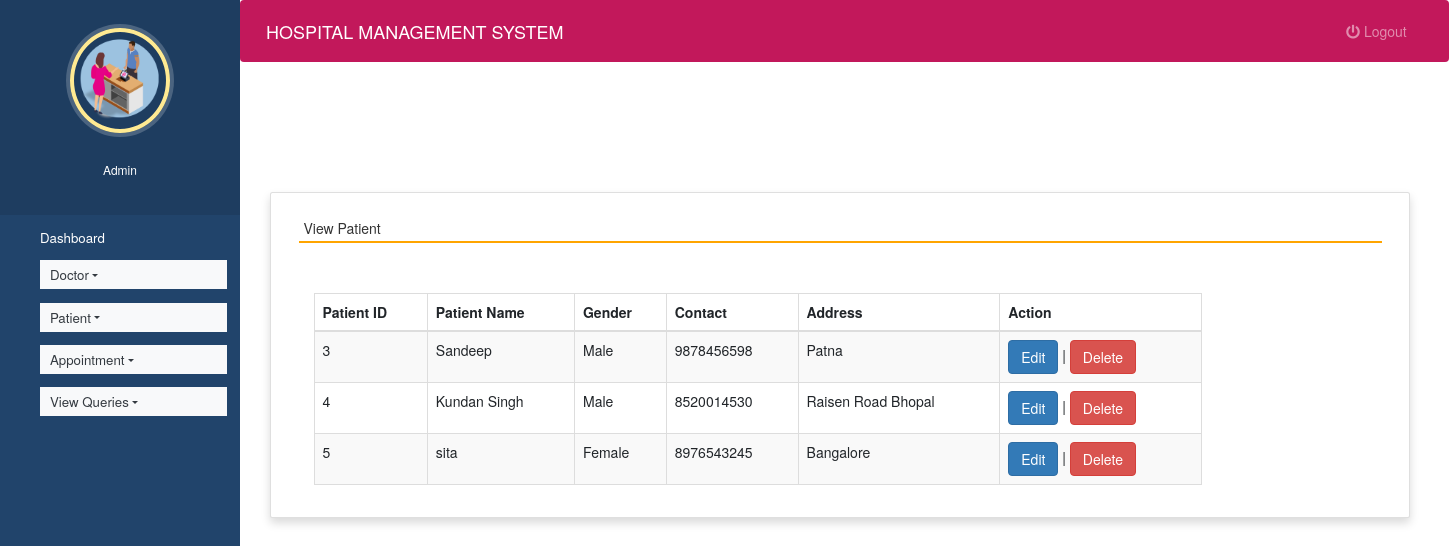
/view_patient (signed in), run on the app's committed database.
### hospitals/models.py (models this page shows, shortened)
class Patient(models.Model):
    name = models.CharField(max_length=50)
    gender = models.CharField(max_length=10)
    mobile = models.IntegerField(null=True)
    address = models.CharField(max_length=50)

### hospitals/views.py (the view)
# urls.py: path('view_patient', view_patient, name='view_patient'),
def view_patient(request):
    if not request.user.is_staff:
        return redirect('login')
    pat = Patient.objects.all()
    d = {'pat':pat}
    return render(request,'view_patient.html', d)

### hospitals/templates/view_patient.html (shortened to what this page needs)
{% extends 'admin_nav.html' %}
{% load static %}
{% block content %}
<head>
  <link rel="stylesheet" href="https://maxcdn.bootstrapcdn.com/bootstrap/3.4.1/css/bootstrap.min.css">
  <link rel="stylesheet" href="https://use.fontawesome.com/releases/v5.6.3/css/all.css">
</head>
<br><br><br><br>
<div class="container card shadow m-5">
    <div class="card-body">
        <h5 class="p-2" style="border-bottom: 2px solid orange">View Patient</h5>
		<div class="container mt-5">
		<table id="example" class="table table-striped table-bordered" style="width:80%">
			<thead>
				<tr>
					<th>Patient ID</th>
					<th>Patient Name</th>
                    <th>Gender</th>
					<th>Contact</th>
					<th>Address</th>
                    <th>Action</th>
				</tr>
			</thead>
			<tbody>
            {% for i in pat %}
			<tr>
				<td>{{i.id}}</td>
				<td>{{i.name}}</td>
				<td>{{i.gender}}</td>
				<td>{{i.mobile}}</td>
				<td>{{i.address}}</td>
				<td><a href="{% url 'edit_patient' i.id %}" class="btn btn-primary">Edit</a> |
					<a href="{% url 'delete_patient' i.id %}" onclick="return confirm('Are you ready to delete this record ?')" class="btn btn-danger">Delete</a></td>
			</tr>
			{% endfor %}
			</tbody>
		</table>
	 </div>
	</div>
</div>
{% endblock content %}

### hospitals/static/style.css (style rules this page uses)
body { padding-left: 240px; }

### hospitals/templates/admin_nav.html (style rules this page uses)
a:link { text-decoration: none; }
a { color: white; }
body { padding-left: 240px; }

### data on the page
Patient: id "3", name "Sandeep", gender "Male", mobile "9878456598", address "Patna"
Patient: id "4", name "Kundan Singh", gender "Male", mobile "8520014530", address "Raisen Road Bhopal"
Patient: id "5", name "sita", gender "Female", mobile "8976543245", address "Bangalore"
